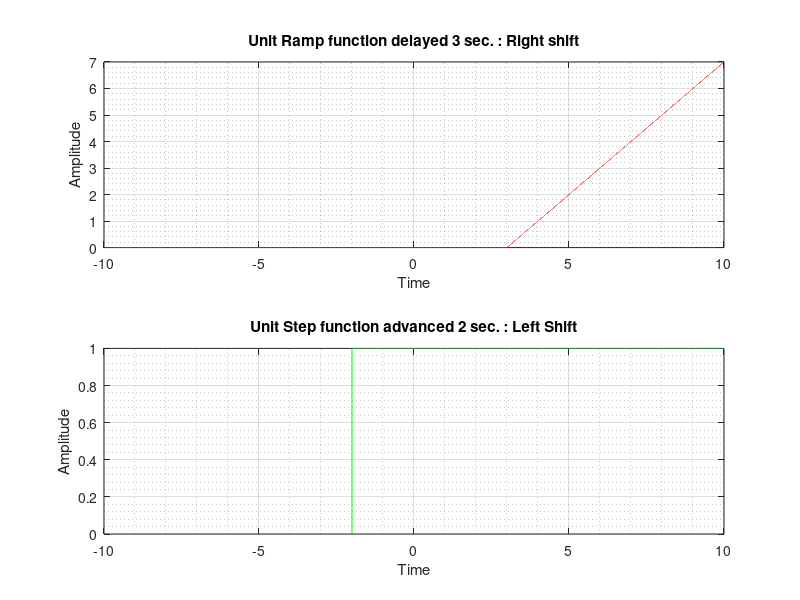

This figure's MATLAB source:
% Program to generate signal of 
%   r(t-3) [unit ramp function delayed 3 sec.] : right shift
%   u(t+2) [unit step function advanced 2 sec.] : left shift
clc; clear all;

t = -10:0.0001:10; % domain for analysis
r = t-3; % delay 3 sec.
r (r <= 0) = 0;

u = zeros(size(t));
u (t+2 > 0) = 1; % came in advance, 2 sec.

figure('Name','Time Shifting','NumberTitle','Off','Color','w')
subplot(2,1,1)
plot(t,r,'r'), grid on, grid minor
title('Unit Ramp function delayed 3 sec. : Right shift')
xlabel('Time')
ylabel('Amplitude')

subplot(2,1,2)
plot(t,u,'g'), grid on, grid minor
title('Unit Step function advanced 2 sec. : Left Shift')
xlabel('Time')
ylabel('Amplitude')

print('-clipboard','-dbitmap')
